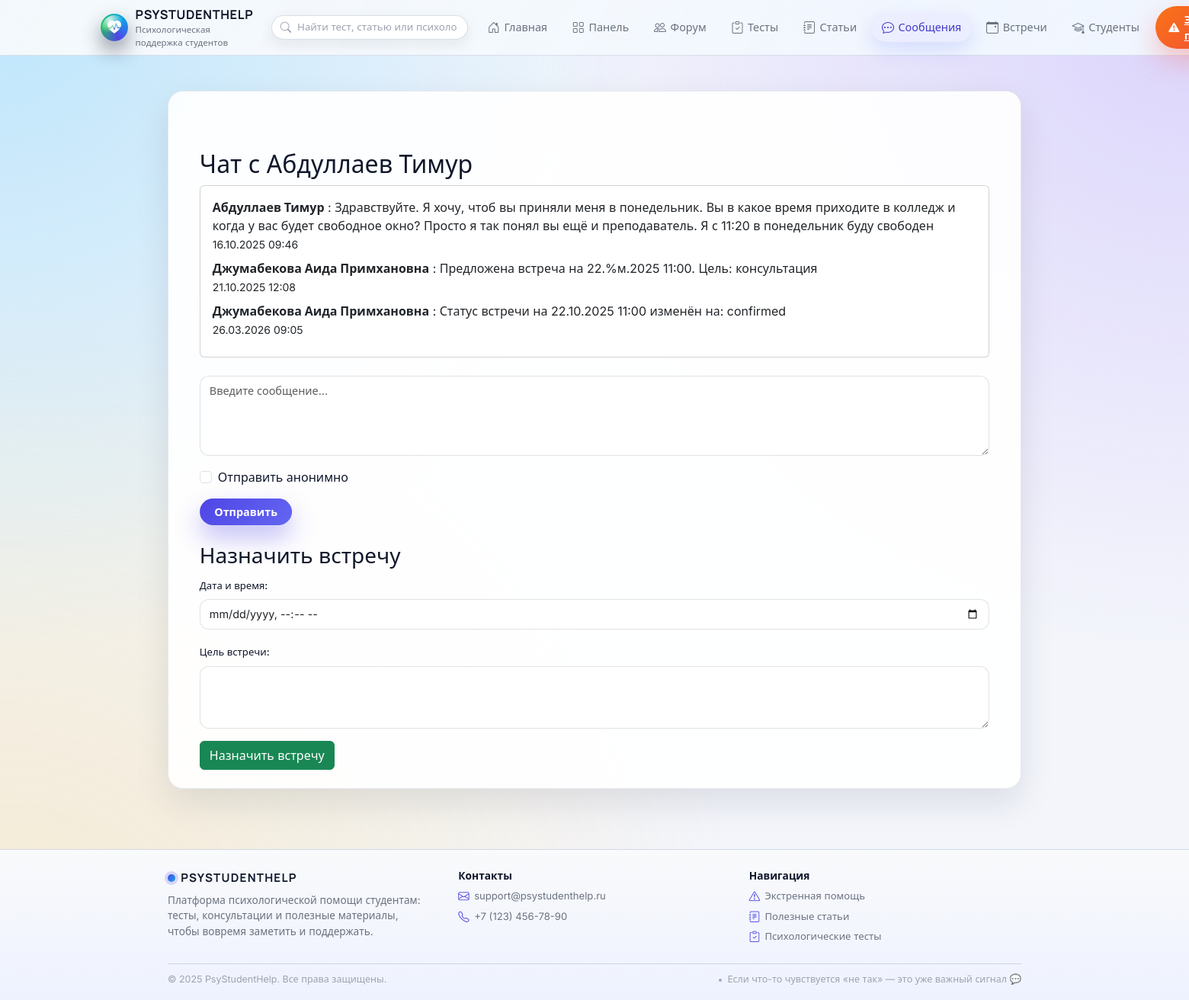
Screenshot of /messages/1093 (signed in) with the database file from the repository.
### models.py (models this page shows, shortened)
class User(UserMixin, db.Model):
    __tablename__ = 'user'
    id = db.Column(db.Integer, primary_key=True)
    username = db.Column(db.String(80), unique=True, nullable=False)
    email = db.Column(db.String(120), unique=True, nullable=False, index=True)
    password = db.Column(db.String(200), nullable=False)
    role = db.Column(db.String(20), nullable=False)  # student | psychologist | admin | superadmin
    full_name = db.Column(db.String(100))
    bio = db.Column(db.Text)
    profile_pic = db.Column(db.String(100))
    created_at = db.Column(db.DateTime, default=datetime.utcnow)
    group_id = db.Column(db.Integer, db.ForeignKey('groups.id'))
    comments = db.relationship(
        'Comment',
        backref='author',
        lazy=True,
    )
    tests = db.relationship(
        'Test',
        backref='creator',
        lazy=True,
    )
    test_results = db.relationship(
        'TestResult',
        backref='user',
        lazy=True,
    )
    messages_sent = db.relationship(
        'Message',
        foreign_keys='Message.sender_id',
        backref='sender',
        lazy=True,
    )
    messages_received = db.relationship(
        'Message',
        foreign_keys='Message.recipient_id',
        backref='recipient',
        lazy=True,
    )
    reports = db.relationship(
        'StudentReport',
        foreign_keys='StudentReport.student_id',
        backref='student',
        lazy=True,
    )
    appointments = db.relationship(
        'Appointment',
        foreign_keys='Appointment.student_id',
        backref='student',          # appointment.student в шаблонах
        lazy=True,
    )
    psychologist_appointments = db.relationship(
        'Appointment',
        foreign_keys='Appointment.psychologist_id',
        backref='psychologist',     # appointment.psychologist в шаблонах
        lazy=True,
    )
    meeting_protocols = db.relationship(
        'MeetingProtocol',
        foreign_keys='MeetingProtocol.student_id',
        backref='student',          # protocol.student в шаблонах
        lazy=True,
    )
    psychologist_protocols = db.relationship(
        'MeetingProtocol',
        foreign_keys='MeetingProtocol.psychologist_id',
        backref='psychologist',     # protocol.psychologist в шаблонах
        lazy=True,
    )

class Message(db.Model):
    __tablename__ = 'message'
    id = db.Column(db.Integer, primary_key=True)
    content = db.Column(db.Text, nullable=False)
    sender_id = db.Column(db.Integer, db.ForeignKey('user.id'), nullable=False)
    recipient_id = db.Column(db.Integer, db.ForeignKey('user.id'), nullable=False)
    is_anonymous = db.Column(db.Boolean, default=False)
    created_at = db.Column(db.DateTime, default=datetime.utcnow)
    is_read = db.Column(db.Boolean, default=False)

### flask_app.py (the view, shortened to what this page needs)
@app.route('/messages/<int:contact_id>', methods=['GET', 'POST'])
@login_required
def chat(contact_id):
    user = current_user
    contact = User.query.get_or_404(contact_id)
    if (user.role == 'student' and contact.role != 'psychologist') or (
        user.role == 'psychologist' and contact.role != 'student'
    ):
        flash('Вы можете общаться только с пользователями другой роли', 'danger')
        return redirect(url_for('messages'))
    msgs = (
        Message.query.filter(
            ((Message.sender_id == user.id) & (Message.recipient_id == contact.id))
            | ((Message.sender_id == contact.id) & (Message.recipient_id == user.id))
        )
        .order_by(Message.created_at.asc())
        .all()
    )
    Message.query.filter_by(
        sender_id=contact.id, recipient_id=user.id, is_read=False
    ).update({'is_read': True})
    db.session.commit()
    return render_template('chat.html', contact=contact, messages=msgs)

### admin.py (called while the page is built)
@admin_bp.before_app_request
def _bootstrap_superadmin_once():
    flag = "SUPERADMIN_BOOTSTRAPPED"
    if not current_app.config.get(flag):
        try:
            ensure_initial_superadmin()
        finally:
            current_app.config[flag] = True

### flask_app.py (called while the page is built)
@login_manager.user_loader
def load_user(user_id: str):
    try:
        return User.query.get(int(user_id))
    except (TypeError, ValueError):
        return None

def is_psychologist() -> bool:
    return current_user.is_authenticated and current_user.role == 'psychologist'

def get_current_user():
    return current_user if current_user.is_authenticated else None

### templates/chat.html
{% extends "base.html" %}
{% block content %}
<div class="container mt-5">
    <h2>Чат с {{ contact.full_name or contact.username }}</h2>
    <div class="card mb-4" style="max-height: 400px; overflow-y: auto;">
        <div class="card-body">
            {% for message in messages %}
            <div class="mb-2">
                <strong>{{ message.sender.full_name or message.sender.username }}</strong>
                {% if message.is_anonymous %}(Анонимно){% endif %}:
                {{ message.content }}<br>
                <small>{{ message.created_at.strftime('%d.%m.%Y %H:%M') }}</small>
            </div>
            {% endfor %}
        </div>
    </div>
    <form method="POST" class="mb-4">
        <div class="mb-3">
            <textarea class="form-control" name="content" rows="4" placeholder="Введите сообщение..." required></textarea>
        </div>
        <div class="mb-3 form-check">
            <input type="checkbox" class="form-check-input" id="is_anonymous" name="is_anonymous">
            <label class="form-check-label" for="is_anonymous">Отправить анонимно</label>
        </div>
        <button type="submit" class="btn btn-primary">Отправить</button>
    </form>
    <h3>Назначить встречу</h3>
    <form method="POST">
        <div class="mb-3">
            <label for="appointment_date" class="form-label">Дата и время:</label>
            <input type="datetime-local" class="form-control" id="appointment_date" name="appointment_date" required>
        </div>
        <div class="mb-3">
            <label for="purpose" class="form-label">Цель встречи:</label>
            <textarea class="form-control" id="purpose" name="purpose" rows="3"></textarea>
        </div>
        <button type="submit" class="btn btn-success">Назначить встречу</button>
    </form>
</div>
{% endblock %}

### static/css/style.css (style rules this page uses)
:root { --app-bg: #f3f5fb; --app-bg-alt: #e9edf9; --app-bg-soft: #f9fafb; --app-surface: #ffffff; --app-surface-soft: rgba(255, 255, 255, 0.92); --app-border-subtle: rgba(148, 163, 184, 0.25); --app-border-strong: rgba(15, 23, 42, 0.12); --app-primary: #4f46e5; --app-primary-soft: rgba(79, 70, 229, 0.09); --app-primary-strong: #4338ca; --app-accent: #f97316; --app-accent-soft: rgba(249, 115, 22, 0.08); --app-success: #22c55e; --app-danger: #ef4444; --app-warning: #eab308; --app-info: #0ea5e9; --app-text-main: #0f172a; --app-text-muted: #6b7280; --app-text-soft: #9ca3af; --app-radius-xl: 26px; --app-radius-lg: 20px; --app-radius-md: 14px; --app-radius-sm: 10px; --app-radius-pill: 999px; --app-shadow-soft: 0 18px 45px rgba(15, 23, 42, 0.10); --app-shadow-elevated: 0 28px 70px rgba(15, 23, 42, 0.18); --app-shadow-subtle: 0 10px 30px rgba(15, 23, 42, 0.06); --app-header-height: 72px; --app-transition-fast: 0.16s ease-out; --app-transition-med: 0.22s ease-out; }
*, *::before, *::after { box-sizing: border-box; }
html { scroll-behavior: smooth; }
body.app-shell { margin: 0; min-height: 100vh; display: flex; flex-direction: column; background: radial-gradient(circle at 0% 0%, rgba(125, 211, 252, 0.45) 0, transparent 42%), radial-gradient(circle at 100% 0%, rgba(196, 181, 253, 0.5) 0, transparent 42%), radial-gradient(circle at 0% 100%, rgba(251, 191, 36, 0.2) 0, transparent 48%), var(--app-bg); font-family: "Inter", system-ui, -apple-system, BlinkMacSystemFont, "Segoe UI", sans-serif; color: var(--app-text-main); }
.form-control, .form-select { border-radius: 12px; border: 1px solid var(--app-border-strong); font-size: 0.9rem; padding: 0.5rem 0.75rem; background-color: #ffffff; }
.form-label { font-size: 0.82rem; font-weight: 500; color: var(--app-text-main); }
.btn-primary { background: linear-gradient(135deg, #4f46e5, #6366f1); border-color: transparent; border-radius: 999px; padding-inline: 1.15rem; font-weight: 600; font-size: 0.9rem; box-shadow: 0 16px 32px rgba(79, 70, 229, 0.35); }

### rows the page displays
User: full_name "Абдуллаев Тимур"
Message: sender "Абдуллаев Тимур", content "Здравствуйте. Я хочу, чтоб вы приняли меня в понедельник. Вы в какое время приходите в колледж и когда у вас будет свободное окно? Просто я так понял вы ещё и преподаватель. Я с 11:20 в понедельник буду свободен", created_at "16.10.2025 09:46"
Message: sender "Джумабекова Аида Примхановна", content "Предложена встреча на 22.%м.2025 11:00. Цель: консультация", created_at "21.10.2025 12:08"
Message: sender "Джумабекова Аида Примхановна", content "Статус встречи на 22.10.2025 11:00 изменён на: confirmed", created_at "26.03.2026 09:05"

### other values shown
{{ 2025 }} "2025"
